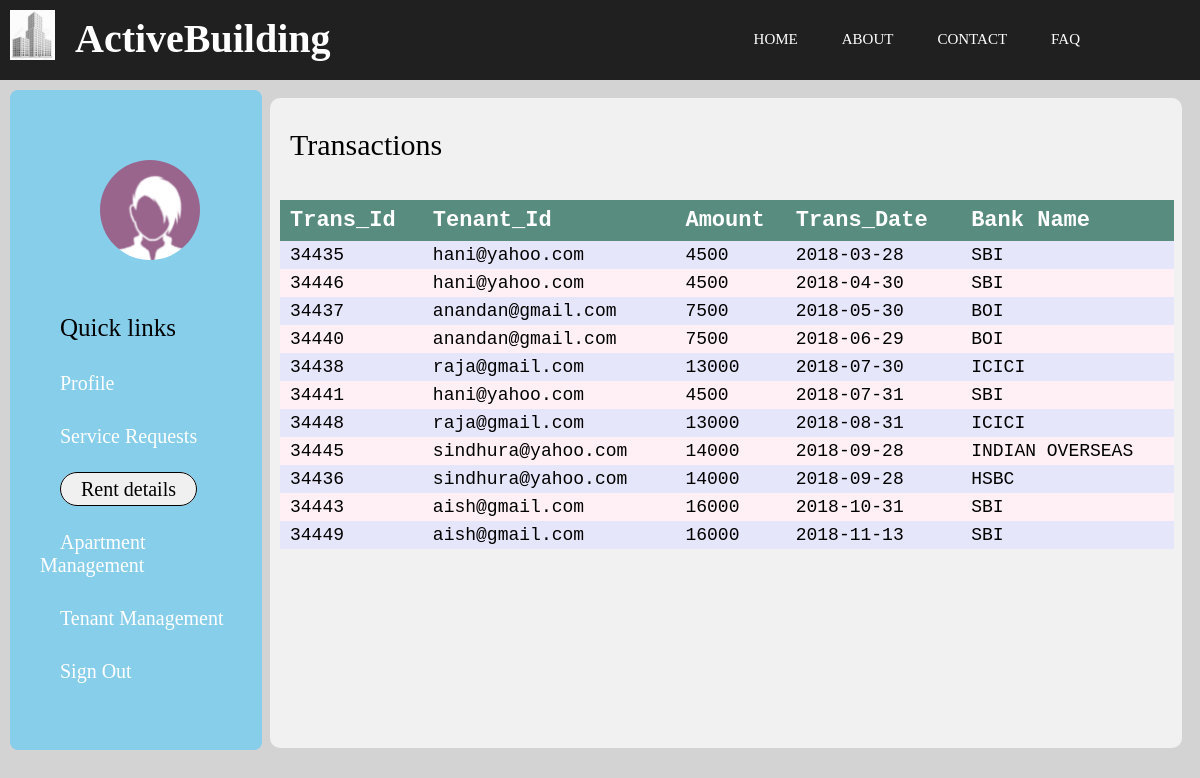
Page /rent1.php on the committed database.
### tables this page shows
CREATE TABLE `rent` (
  `trans_id` int(10) NOT NULL,
  `email` varchar(35) NOT NULL,
  `amt` int(8) NOT NULL,
  `t_date` date NOT NULL,
  `bank_name` varchar(30) NOT NULL
);

### rent1.php (the view, shortened to what this page needs)
<!DOCTYPE html>
<html>
<head>
</head>
<body style="background-color: lightgrey;">
	<header style="width: auto; height: 80px; background-color: #202020;">
		<div class="row">
			<div class="logo">
				<img src="logo.png" >
			</div>
			<ul class="main_nav">
				<li><a href="">HOME</a></li>
				<li><a href="">ABOUT</a></li>
				<li><a href="">CONTACT</a></li>
				<li><a href="">FAQ</a></li>
			</ul>
		</div>
		<div>
			<h2>ActiveBuilding</h2>
		</div>
	</header>
	<nav>
		<div>
			<img src="user.png" class="avatar">
		</div>
		<div>
			<ul class="side_nav">
				<p style="padding-left: 20px; font-size: 25px;">Quick links</p>
				<li><a href="admin.php">Profile</a></li>
				<li><a href="acomp1.php">Service Requests</a></li>
				<li class="t"><a href="#">Rent details</a></li>
				<li><a href="apart_man1.php">Apartment Management</a></li>
				<li><a href="tenant_man1.php">Tenant Management</a></li>
				<li><a href="#" onclick="display()">Sign Out</a></li>
			</ul>
		</div>
	</nav>
	<article>
		<p class="e">Transactions</p><br>
  		<div>
  			<table>
 				<tr>
  				<th>Trans_Id</th>
  				<th>Tenant_Id</th>
  				<th>Amount</th>
  				<th>Trans_Date</th>
  				<th>Bank Name</th>
 				</tr>
 				<?php
  					$conn1 = new PDO("mysql:host=localhost; dbname=project",'root',"");
         			$sql = "CALL payment()";
         			$result = $conn1->prepare($sql);
         			$result->setFetchMode(PDO::FETCH_ASSOC);
         			$result->execute();
   					while($row = $result->fetch()) {
    				echo "<tr> <td>" .  $row["trans_id"] . "</td><td>" . $row["email"] . "</td><td>" . $row["amt"] . "</td><td>" . $row["t_date"] . "</td><td>" .  $row["bank_name"] . "</td></tr>";
					}
					echo "</table>";
				?>
  		</div>
	</article>
</body>
</html>

### rent1.php (style rules this page uses)
* { margin: 0; padding: 0; }
h2 { font-size: 40px; text-align: left; color: white; padding-top: 15px; padding-left: 75px; padding-bottom: 15px; }
header { height: 100vh; background-size: cover; background-position: center; }
.main_nav { float: right; list-style: none; margin-top: 30px; padding-right: 100px; }
.main_nav li { display: inline-block; }
.main_nav li a { color: white; text-decoration: none; padding: 5px 20px; font-size: 15px; }
.logo img { padding-top: 10px; padding-left: 10px; width:45px; height:auto; float:left; }
article { float: right; width: 76%; background-color: #f1f1f1; margin-top: 18px; margin-right: 18px; height: 650px; border-radius: 10px; }
nav { float: left; width: 21%; height: 660px; margin-top: 10px; margin-bottom: 10px; margin-left: 10px; border-radius: 8px; background: skyblue;#0066ff }
.avatar { width: 100px; height:100px; border-radius: 50%; position: center; top: 50px; padding: 20px 90px; margin-top: 50px; }
.side_nav { float: left; list-style: none; margin-top: 30px; padding-left: 30px; }
.side_nav li { display: block; margin-top: 30px; }
.side_nav li a { color: white; text-decoration: none; padding: 5px 20px; font-size: 20px; }
li.t a { border: 1px solid black; color: black; border-radius: 20px; background-color: #f0f0f0; margin-left: 20px; }
.e { margin-left: 20px; margin-top: 30px; font-size: 30px; }
table { border-collapse: collapse; width: 98%; color:black; font-family: monospace; font-size: 18px; text-align: left; margin-left: 10px; margin-top: 20px; margin-right: 10px; }
th { background-color: #588c7e; color: white; font-size: 22px; padding-left: 10px; padding-top: 8px; padding-bottom: 8px; }
tr:nth-child(even) { background-color: #E6E6FA; }
tr:nth-child(odd) { background-color: #FFF0F5; }
td { padding-left: 10px; padding-top: 4px; padding-bottom: 4px; }

### rows in the picture
rent: trans_id "34435", email "hani@yahoo.com", amt "4500", t_date "2018-03-28", bank_name "SBI"
rent: trans_id "34446", email "hani@yahoo.com", amt "4500", t_date "2018-04-30", bank_name "SBI"
rent: trans_id "34437", email "anandan@gmail.com", amt "7500", t_date "2018-05-30", bank_name "BOI"
rent: trans_id "34440", email "anandan@gmail.com", amt "7500", t_date "2018-06-29", bank_name "BOI"
rent: trans_id "34438", email "raja@gmail.com", amt "13000", t_date "2018-07-30", bank_name "ICICI"
rent: trans_id "34441", email "hani@yahoo.com", amt "4500", t_date "2018-07-31", bank_name "SBI"
rent: trans_id "34448", email "raja@gmail.com", amt "13000", t_date "2018-08-31", bank_name "ICICI"
rent: trans_id "34445", email "sindhura@yahoo.com", amt "14000", t_date "2018-09-28", bank_name "INDIAN OVERSEAS"
rent: trans_id "34436", email "sindhura@yahoo.com", amt "14000", t_date "2018-09-28", bank_name "HSBC"
rent: trans_id "34443", email "aish@gmail.com", amt "16000", t_date "2018-10-31", bank_name "SBI"
rent: trans_id "34449", email "aish@gmail.com", amt "16000", t_date "2018-11-13", bank_name "SBI"
